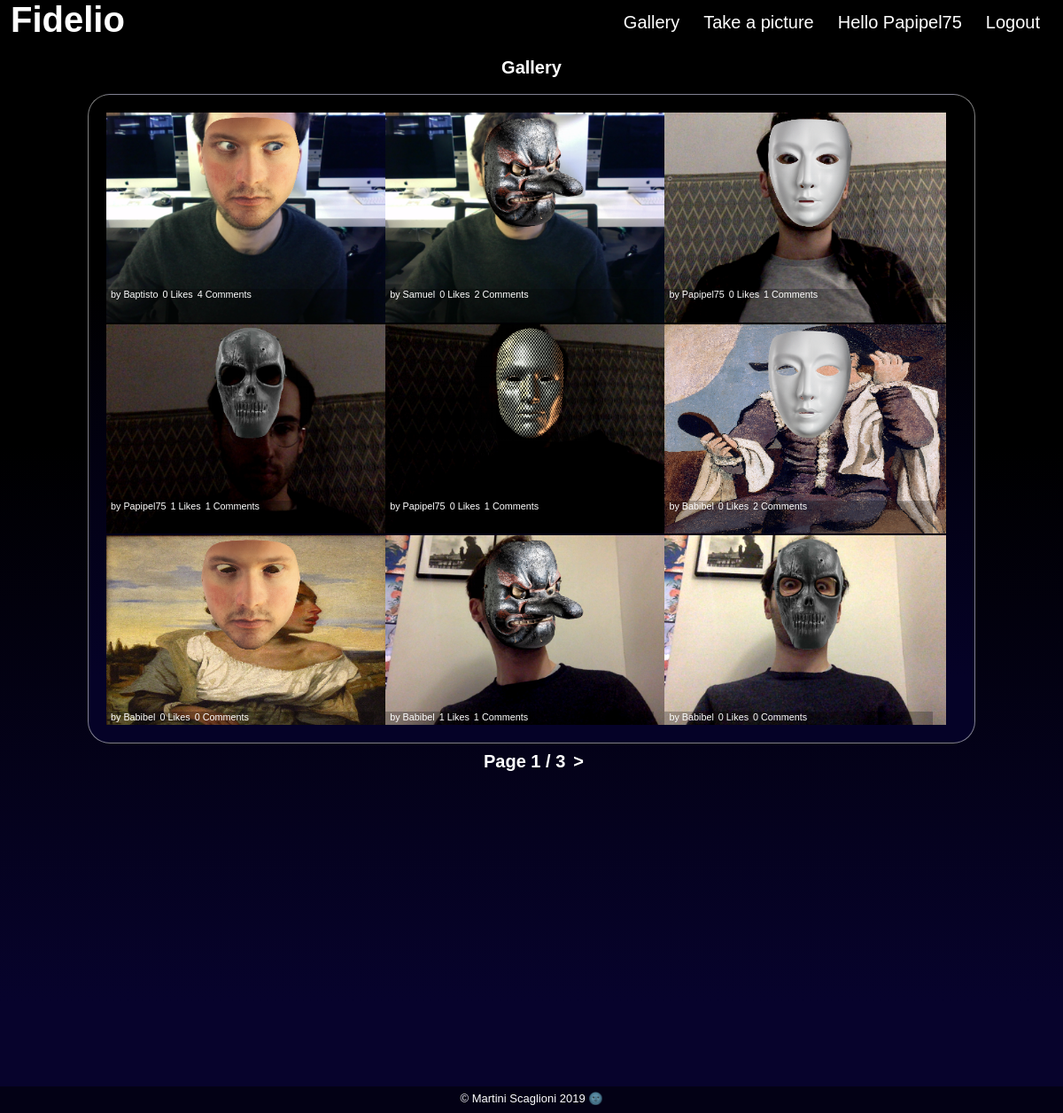
The page /index.php?view=gallery&page=1 (signed in) on the database its author committed.
### tables this page shows
CREATE TABLE `pictures` (
  `picture_id` int(11) NOT NULL,
  `user_id` int(100) NOT NULL,
  `content` text NOT NULL
);

CREATE TABLE `users` (
  `user_id` int(11) NOT NULL,
  `user_name` varchar(100) NOT NULL,
  `user_email` varchar(100) NOT NULL,
  `user_password` text NOT NULL,
  `hash` text NOT NULL,
  `account_valid` int(11) NOT NULL,
  `notifications` int(1) NOT NULL
);

### model/PictureManager.php (called while the page is built, shortened)
<?
class PictureManager extends Manager
{
    public function getPictures($picture_id)
    {
        $db = $this->dbConnect();
        if ($picture_id != '')
        {
            $pictures = $db->prepare("SELECT picture_id, user_id, content FROM pictures WHERE picture_id = '$picture_id'");
            $pictures->execute();
        }
        else
        {
            $pictures = $db->prepare('SELECT picture_id, user_id, content FROM pictures ORDER BY picture_id DESC');
            $pictures->execute();
        }
        return $pictures;
    }
}

### model/UserManager.php (called while the page is built, shortened)
<?
class UserManager extends Manager
{
    public function getUsers()
    {
        $db = $this->dbConnect();
        $req = $db->prepare("SELECT user_id, user_name, user_email, user_password, hash, account_valid, notifications FROM users ORDER BY user_id");
        $req->execute();
        return $req;
    }
}

### view/galleryView.php (the view, shortened to what this page needs)
<div class="mainView">
<div class="gallery_top">
    <h4>Gallery</h4>
</div>
    <div class="main_box">
        <section class="gallery_pictures">
    <?php
        $user = $users->fetchAll();
        $comment = $comments->fetchAll();
        $like = $likes->fetchAll();
        $picture = $gallery->fetchAll();
        if($_GET['page'] > 0)
        {
            $page = $_GET['page'];
            $items_per_page = 9;
            $start = ($page - 1) * $items_per_page;
        }
        for ($i = $start; $picture[$i]; $i++)
        {
            if ($i <= $start + 8)
            {
                $comment_nb = 0;
                $likes_nb = 0;
                for ($j = 0; $user[$j]; $j++)
                {
                    if ($user[$j]['user_id'] == $picture[$i]['user_id'])
                    {
                        $user_name = $user[$j]['user_name'];
                    }
                }
                for ($k = 0; $comment[$k]; $k++)
                {
                    if ($comment[$k]['picture_id'] == $picture[$i]['picture_id'])
                    {
                        $comment_nb++;
                    }
                }
                for ($l = 0; $like[$l]; $l++)
                {
                    if ($like[$l]['picture_id'] == $picture[$i]['picture_id'])
                    {
                        $likes_nb++;
                    }
                }
    ?>
            <div id='full_product'>
                <a href="index.php?view=picture&id=<?= $picture[$i]['picture_id'] ?>">
                <?php
                    $img = $picture[$i]['content'];
                    echo '<img class="gallery_picture" src="pictures/snaps/'.$img.'"/>';
                ?>
                <div class="band">
                    <?
                        echo '<span>by '.$user_name.'</span>';
                        echo '<span>'.$likes_nb.' Likes</span>';
                        echo '<span>'.$comment_nb.' Comments</span>';
                    ?>
                </div>
                </a>
            </div>
    <?php
            }
        }
    ?>
            </section>
</div>
<div class="paginator">
            <?php
                for ($count = 0; $picture[$count]; $count++)
                {
                    $nb_of_pages = ceil($count / 9);
                }
                if($nb_of_pages > 0)
                {
            ?>
            <h5>Page <?= $page ?> / <?= $nb_of_pages ?></h5>
            <?php
                }
                if (($page + 1) <= $nb_of_pages)
                {
                    $next = $page + 1;
                    echo '<a href="index.php?view=gallery&page='.$next.'"><h5> > </h5> </a>';
                }
            ?>
        </div>
<?php require('view/template.php'); ?>

### public/css/style.css (style rules this page uses)
html, body { height: 100%; width: 100%; margin: 0; padding: 0; color: white; background-color: #000000; background-image: linear-gradient(180deg, #000000 40%, #07032c 90%); }
a { cursor: pointer; }
.gallery_top { margin: auto; height: 50px; }
h4 { margin-top: auto; margin-bottom: auto; font-family: "Avenir",Arial,sans-serif; line-height: 50px; font-size: 20px; text-align: center; }
.mainView { display: inline-block; width: 100vw; height: 75vh; }
.main_box { margin-top: 20px; }
a { font-family: "Avenir",Arial,sans-serif; text-decoration: none; color: blue; }
.band span { display: inline-block; line-height: normal; bottom: 0px; padding-left: 5px; }
.band { background-color: rgba(0,0,0,0.25); position: absolute; height: 3vh; width: 25.2vw; font-family: Verdana, Geneva, sans-serif; font-size: 2vh; font-size: 0.9vw; color: #FFF; bottom: 0px; z-index: 1; }
.main_box { margin-top: 5px; position: relative; margin-left: auto; margin-right: auto; height: 80vh; background: linear-gradient(180deg, #000000 30%, #050227 90%); width: 54.5vw; border:1px solid rgba(255, 255, 255, 0.5); border-radius: 25px; padding: 20px; }
.main_box section { height: 80vh; width: 55vw; overflow: auto; }
#full_product { position: relative; display: block; float: left; margin-bottom: 5px; margin-right: 5px; width: 18vw; }
.gallery_picture { display: block; width: 18vw; height: auto; }
.paginator { display: block; position: relative; margin-top: 10px; margin-left: auto; margin-right: auto; text-align: center; width: 200px; height: 30px; }
h5 { display: inline; text-align: center; color: white; padding-left: 5px; }
@media screen and (max-width: 1200px) { .main_box { position: relative; margin-left: auto; margin-right: auto; height: 55vh; width: 80vw; } }
@media screen and (max-width: 1200px) { .main_box section { height: 55vh; width: 80vw; overflow-y: auto; } }
@media screen and (max-width: 1200px) { #full_product { position: relative; display: block; float: left; margin-bottom: 2px; margin-right: 2px; width: 26.1vw; } }
@media screen and (max-width: 1200px) { .gallery_picture { display: block; width: 26.5vw; height: auto; } }
h5 { margin-top: auto; margin-bottom: auto; font-family: "Avenir",Arial,sans-serif; line-height: 20px; font-size: 20px; text-align: center; }

### rows shown on the page
pictures: content (picture)
users: user_name "Baptisto"
pictures: content (picture)
users: user_name "Samuel"
pictures: content (picture)
users: user_name "Papipel75"
pictures: content (picture)
pictures: content (picture)
pictures: content (picture)
users: user_name "Babibel"
pictures: content (picture)
pictures: content (picture)
pictures: content (picture)

### other values the page prints
$_SESSION["loggued_on_user"] "Papipel75"
$likes_nb "0"
$comment_nb "4"
$comment_nb "2"
$comment_nb "1"
$likes_nb "1"
$comment_nb "0"
$page "1"
$nb_of_pages "3"
